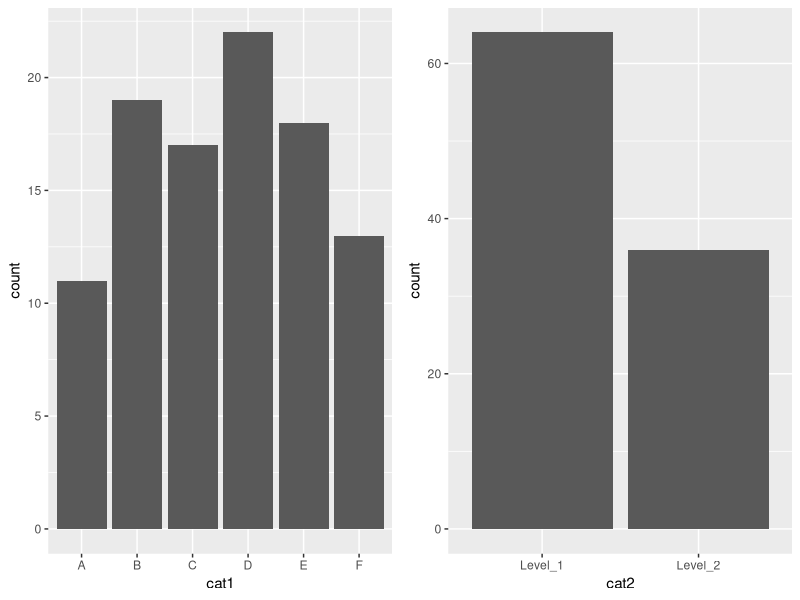

Generate this figure with R: (Note: this script raises an error after producing the figure.)
## ---- chunk 1
knitr::opts_chunk$set(echo = TRUE)

library(tidyverse)
library(knitr)
library(kableExtra)
library(gridExtra)
## ---- chunk 2

df<- data.frame(cat1=sample(c('A','B','C','D', 'E','F'), 100, replace=TRUE),
           cat2=sample(c('Level_1','Level_2'), 100, replace=TRUE, prob = c(0.7,0.3))
)
## ---- chunk 3
df %>% 
  head(12) %>% 
    kable() %>% 
      kable_styling(bootstrap_options = c("striped", "hover"))

## ---- chunk 4
p1 <- df %>% ggplot(aes(cat1)) + geom_histogram(stat='count', binwidth=1)
p2 <- df %>% ggplot(aes(cat2)) + geom_histogram(stat='count', binwidth=1)


grid.arrange(p1,p2, nrow=1)
## ---- chunk 5

df %>% group_by(cat1, cat2) %>%
  summarise(cnt=n())
## ---- chunk 6

df %>% group_by(cat1, cat2) %>%
  summarise(cnt=n()) %>%
    spread(cat2, cnt)
## ---- chunk 7

df %>% group_by(cat2, cat1) %>%
  summarise(cnt=n()) %>%
      spread(cat1, cnt) %>%
        kable() %>%
            kable_styling() %>%
              add_header_above(c(' '=1, 'cat1'=length(levels(df$cat1))))
## ---- chunk 8

df %>% group_by(cat1, cat2) %>%
  summarise(cnt=n()) %>% 
    mutate(percent=round(100*cnt/sum(cnt),2)) %>%
      kable() %>%
        kable_styling('border')
## ---- chunk 9

df %>% group_by(cat2, cat1) %>%
  summarise(cnt=n()) %>% 
    mutate(percent=cnt/sum(cnt)*100) %>%
     ggplot(aes(x=cat1, y=percent)) + 
        geom_bar(stat='identity', aes(fill=cat2), position='dodge')
## ---- chunk 10

df %>% group_by(cat1, cat2) %>%
  summarise(cnt=n()) %>% 
    mutate(percent=cnt/sum(cnt)*100) %>%
     ggplot(aes(x=cat1, y=percent)) + 
        geom_bar(stat='identity', aes(fill=cat2), position='dodge')
## ---- chunk 11

df %>% group_by(cat1, cat2) %>%
  summarise(cnt=n()) %>% 
    mutate(percent=cnt/sum(cnt)*100) %>%
     ggplot(aes(x=cat1, y=percent)) + 
        geom_bar(stat='identity', aes(fill=cat2))
## ---- chunk 12
df %>% group_by(cat1, cat2) %>%
  summarise(cnt=n()) %>% 
    mutate(percent=cnt/sum(cnt)*100) %>%
     ggplot(aes(x=cat1, y=percent)) + 
        geom_bar(stat='identity', aes(fill=cat2)) +
          geom_text(aes(label=cnt))
## ---- chunk 13
df %>% group_by(cat1, cat2) %>%
  summarise(cnt=n()) %>% 
    mutate(percent=cnt/sum(cnt)*100) %>%
     ggplot(aes(x=cat1, y=percent)) + 
        geom_bar(stat='identity', aes(fill=cat2)) +
          geom_text(aes(label=cnt, y=ifelse(cat2=='Level_1',90,10)))
